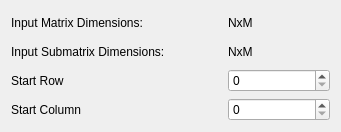
<?xml version="1.0" encoding="UTF-8"?>
<ui version="4.0">
 <class>Dialog</class>
 <widget class="QDialog" name="Dialog">
  <property name="geometry">
   <rect>
    <x>0</x>
    <y>0</y>
    <width>341</width>
    <height>132</height>
   </rect>
  </property>
  <property name="minimumSize">
   <size>
    <width>341</width>
    <height>132</height>
   </size>
  </property>
  <property name="windowTitle">
   <string>Dialog</string>
  </property>
  <layout class="QGridLayout" name="gridLayout">
   <item row="0" column="0" colspan="2">
    <widget class="QLabel" name="label">
     <property name="text">
      <string>Input Matrix Dimensions:</string>
     </property>
    </widget>
   </item>
   <item row="0" column="2">
    <widget class="QLabel" name="inputMatrixDimsLabel_">
     <property name="text">
      <string>NxM</string>
     </property>
    </widget>
   </item>
   <item row="1" column="0" colspan="2">
    <widget class="QLabel" name="label_2">
     <property name="text">
      <string>Input Submatrix Dimensions:</string>
     </property>
    </widget>
   </item>
   <item row="1" column="2">
    <widget class="QLabel" name="inputSubmatrixDimsLabel_">
     <property name="text">
      <string>NxM</string>
     </property>
    </widget>
   </item>
   <item row="2" column="0">
    <widget class="QLabel" name="label_3">
     <property name="text">
      <string>Start Row</string>
     </property>
    </widget>
   </item>
   <item row="3" column="0">
    <widget class="QLabel" name="label_4">
     <property name="text">
      <string>Start Column</string>
     </property>
    </widget>
   </item>
   <item row="2" column="2">
    <widget class="QSpinBox" name="startRowSpinBox_">
     <property name="maximum">
      <number>9999999</number>
     </property>
    </widget>
   </item>
   <item row="3" column="2">
    <widget class="QSpinBox" name="startColumnSpinBox_">
     <property name="maximum">
      <number>9999999</number>
     </property>
    </widget>
   </item>
  </layout>
 </widget>
 <resources/>
 <connections/>
</ui>
